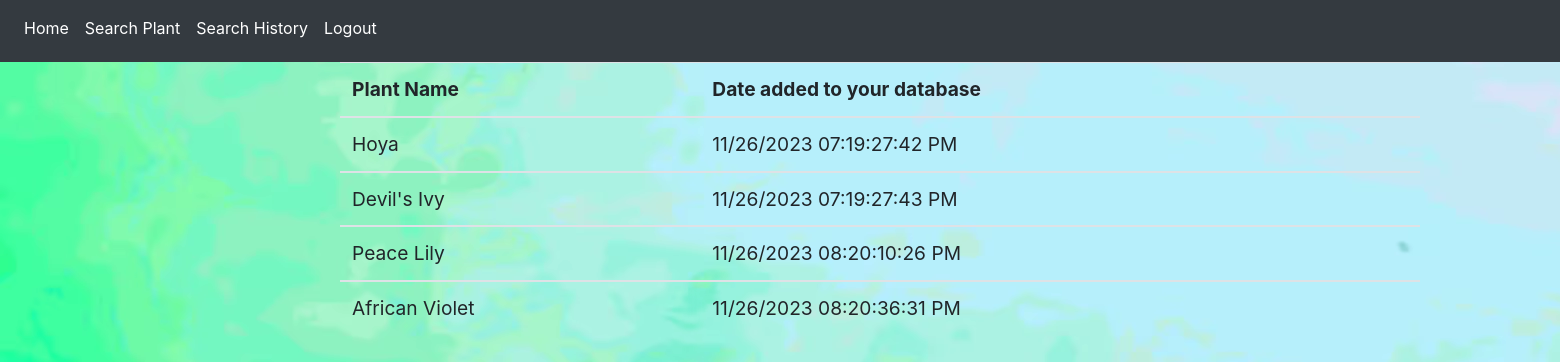
The page /search-history (signed in) on the database its author committed.
### planter/models.py (models this page shows)
class UserPlants(db.Model):
    __tablename__ = 'user_plants'
    id = db.Column(db.Integer, primary_key=True)
    user = db.Column(db.Integer, db.ForeignKey('user.id'))
    plant = db.Column(db.String(200), db.ForeignKey('plants.name'))
    date_added = db.Column(db.DateTime, default=datetime.now)
    current = db.Column(db.Boolean, default=0)
    temperature = db.Column(db.Float)
    humidity = db.Column(db.Float)
    plant_sun = db.Column(db.String(200), db.ForeignKey('plants.sunlight_requirements'))
    plant_water = db.Column(db.String(200), db.ForeignKey('plants.water'))
    plant_id = db.Column(db.String(200), db.ForeignKey('plants.id'))
    plant_info = db.relationship('Plant', foreign_keys=[plant])

### planter/views.py (the view)
@views.route("/search-history", methods=["GET"])
@login_required
def searched_plants_user_history():
    history = UserPlants.query.filter_by(user=session.get("_user_id")).all()
    return render_template('search-history.html', user=current_user, history=history)

### planter/__init__.py (called while the page is built)
@login_manager.user_loader
def load_user(id):
    return User.query.get(int(id))

### planter/templates/search-history.html
{% extends "base.html" %} {% block title %}Saved Searched Plants{% endblock %} {% block
content %}
<div class="container" style="margin-left: 100px;">
<table class="table" style="font-size: larger;">
  <thead>
    <tr>
      <th scope="col">Plant Name</th>
      <th scope="col">Date added to your database</th>
    </tr>
  </thead>
  {% for item in history %}
  <tbody>
    <td>{{ item.plant }}</td>
    <td>{{ item.date_added.strftime("%m/%d/%Y %I:%H:%M:%S %p") }}</td>
  </tbody>
  {% endfor %}
</table>
</div>
{% endblock %}

### planter/templates/base.html (shortened to what this page needs)
<!DOCTYPE html>
<html>
	<head>
		<link rel="stylesheet" href="https://stackpath.bootstrapcdn.com/bootstrap/4.4.1/css/bootstrap.min.css"
 />
		<link rel="stylesheet" href="https://stackpath.bootstrapcdn.com/font-awesome/4.7.0/css/font-awesome.min.css"
 />
	</head>
	<body>
		<nav class="navbar navbar-expand-lg navbar-dark bg-dark">
			<div class="collapse navbar-collapse" id="navbar">
				<div class="navbar-nav">
					{% if user.is_authenticated %}
					<a class="nav-item nav-link" id="home" href="/" style="color:white">Home</a>
					<a class="nav-item nav-link" id="search-plants" href="/search" style="color:white">Search Plant</a>
					<a class="nav-item nav-link" id="saved-plants" href="/search-history" style="color:white">Search History</a>
					<a class="nav-item nav-link" id="logout" href="/logout" style="color:white">Logout</a>
					<div class="container">
						<div class="text-align font-size">
							<span class = "navbar-brand mb-0" style="color: chartreuse; font-family: Cambria, serif; text-align: right; padding-left: 1320px; font-size:x-large;"> Smart Planter </span>
						</div>
					</div>
					{% endif %}
				</div>
			</div>
		</nav>
		<div class="container">{% block content %} {% endblock %}</div>
	</body>
</html>

### planter/templates/base.html (style rules this page uses)
body { background-image: url('static/green_bg2.avif'); }

### rows shown on the page
UserPlants: plant "Hoya", date_added "11/26/2023 07:19:27:42 PM"
UserPlants: plant "Devil's Ivy", date_added "11/26/2023 07:19:27:43 PM"
UserPlants: plant "Peace Lily", date_added "11/26/2023 08:20:10:26 PM"
UserPlants: plant "African Violet", date_added "11/26/2023 08:20:36:31 PM"
